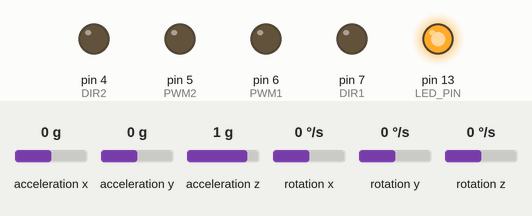
Recording of a sketch running on a simulated Arduino Uno, built with avr-gcc and run on an emulated ATmega328P. Parts: output pins drawn as LEDs (lit = HIGH). The test bench sets the inputs (shaded band); at power-on: rotation x 0 °/s, acceleration x 0 g, acceleration y 0 g, acceleration z 1 g, rotation y 0 °/s, rotation z 0 °/s. What the sketch prints to the serial monitor is not drawn.

Above: at 1.7 s.
1.8 s: rotation x set to 100 °/s
At 4.5 s:
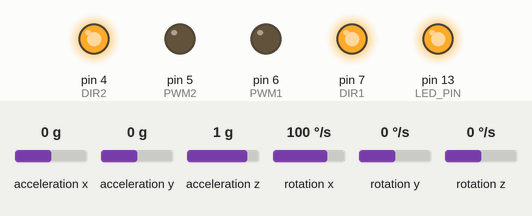
4.8 s: rotation x set to -100 °/s
At 6.1 s:
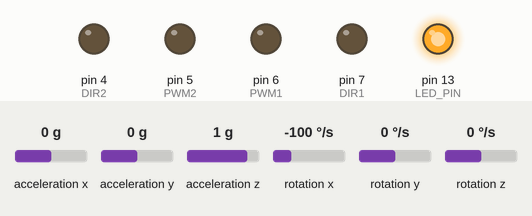
Timing chart, 0 to 7.8 s (numbered marks = the images above; inputs shaded):
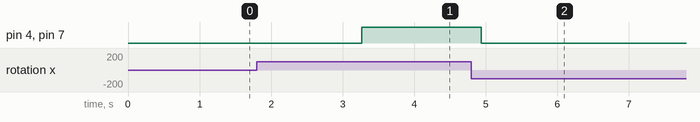

Measured:
- after the input at 1.8 s, pin 4 (DIR2), pin 7 (DIR1): LOW → HIGH after 1.5 s
- after the input at 4.8 s, pin 4 (DIR2), pin 7 (DIR1): HIGH → LOW after 0.14 s

The sketch:

mpu6050_zhuan.ino
```cpp
#include <I2Cdev.h>
#include <MPU6050.h>
#include <Wire.h>

#define X_pianyi -6
float P = 40, D = 0.025;
//====================
MPU6050 accelgyro;
int DIR1 = 7, PWM1 = 6, PWM2 = 5, DIR2 = 4;
int16_t ax, ay, az;
int16_t gx, gy, gz; //存储原始数据
float aax, aay, aaz, ggx, ggy, ggz; //存储量化后的数据
float Ax, Ay, Az; //单位 g(9.8m/s^2)
float Gx, Gy, Gz; //单位 °/s
float Angel_accX, Angel_accY, Angel_accZ; //存储加速度计算出的角度
long LastTime, NowTime, TimeSpan; //用来对角速度积分的
#define LED_PIN 13

bool blinkState = false;
void set(int a)
{
  //analogWrite(PWM1, abs(a));
  analogWrite(PWM2, abs(a));
  if (a > 0)
  {
    digitalWrite(DIR1, HIGH);
    digitalWrite(DIR2, HIGH);
  }
  else if (a < 0) {
    digitalWrite(DIR1, LOW);
    digitalWrite(DIR2, LOW);
  }
  else {
    digitalWrite(PWM1, LOW);
    digitalWrite(PWM2, LOW);
  }
}
void setup()//MPU6050的设置都采用了默认值，请参看库文件
{
  digitalWrite(PWM1, LOW);
  digitalWrite(PWM2, LOW);
  pinMode(DIR1, OUTPUT);
  pinMode(DIR2, OUTPUT);
  pinMode(PWM1, OUTPUT);
  pinMode(PWM2, OUTPUT);
  digitalWrite(DIR1, LOW);
  digitalWrite(DIR2, LOW);
  pinMode(LED_PIN, OUTPUT);
  delay(500);
  Wire.begin();
  Serial.begin(57600);
  Serial.println("Initializing I2C device.....");
  accelgyro.initialize();
  Serial.println("Testing device connections...");
  Serial.println(accelgyro.testConnection() ? "MPU6050 connection successful" : "MPU6050 connection failure");
  accelgyro.getMotion6(&ax, &ay, &az, &gx, &gy, &gz);
  Ax = ax / 16384.00;
  Ay = ay / 16384.00;
  Az = az / 16384.00;
  Angel_accZ = atan(Az / sqrt(Ax * Ax + Ay * Ay)) * 180 / 3.14;
  Gx = -Angel_accZ;
  Serial.println(Gx);
  if (!(Gx < 180 && Gx > -180))setup();
  digitalWrite(13,1);
}
char rec;
void loop()
{
  rec = Serial.read();
  if (rec == '1')
    setup();
  if (rec == '*')
  {
    char mingling[20]={0};
    Serial.print("*");
    delay(500);
    Serial.readBytesUntil('*', mingling, 20);
    Serial.println(mingling);
    if(strcmp(mingling,"p+")==0)P++;
    else if(strcmp(mingling,"p-")==0)P--;
    else if(strcmp(mingling,"d+")==0)D*=10;
    else if(strcmp(mingling,"d-")==0)D/=10;
  }
  accelgyro.getMotion6(&ax, &ay, &az, &gx, &gy, &gz); //获取三个轴的加速度和角速度
  //======一下三行是对加速度进行量化，得出单位为g的加速度值
  Ax = ax / 16384.00;
  Ay = ay / 16384.00;
  Az = az / 16384.00;
  //==========以下三行是用加速度计算三个轴和水平面坐标系之间的夹角
  Angel_accX = atan(Ax / sqrt(Az * Az + Ay * Ay)) * 180 / 3.14;
  Angel_accY = atan(Ay / sqrt(Ax * Ax + Az * Az)) * 180 / 3.14;
  Angel_accZ = atan(Az / sqrt(Ax * Ax + Ay * Ay)) * 180 / 3.14;
  //==========以下三行是对角速度做量化==========
  ggx = gx / 131.00;
  ggy = gy / 131.00;
  ggz = gz / 131.00;
  //===============以下是对角度进行积分处理====== ==========
  NowTime = millis(); //获取当前程序运行的毫秒数
  TimeSpan = NowTime - LastTime; //积分时间这样算不是很严谨
  //下面三行就是通过对角速度积分实现各个轴的角度测量，当然假设各轴的起始角度都是0
  Gx = (Gx + ggx * TimeSpan / 1000)*0.995-0.005*Angel_accZ;
  LastTime = NowTime;
  int spd;
  spd = (Gx - X_pianyi) * P - ggx * D;
  if (spd < 250 && spd > -250)set(spd);
  else {
    set(0);
   /* while (1)
      if (Serial.read() > 0) {
        setup();
        break;
      }
      */
  }
  //==============================
  Serial.print("Ax=");
  Serial.print(Gx);
  Serial.print("\tWx=");
  Serial.print(ggx);
  Serial.print("\tspd=");
  Serial.println(spd);
}
```
